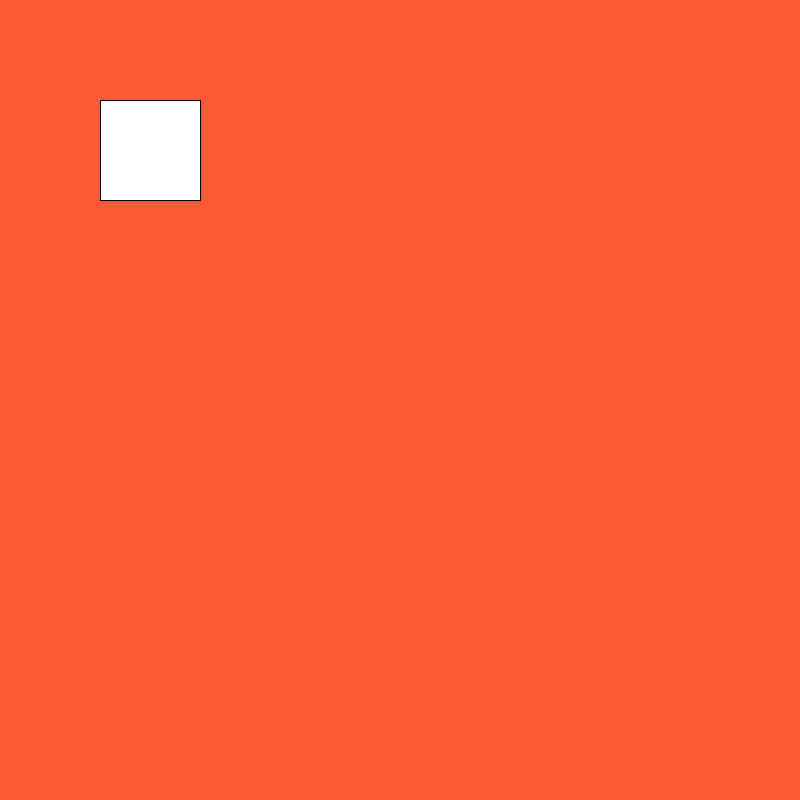
Frame 1 (no input)
Frame 60 (the mouse pressed at the canvas centre just before this capture): identical to frame 1, image omitted
Frame 120 (the mouse held since frame 60 and released just before this capture): identical to frame 1, image omitted

The Processing sketch that drew this single still picture (run headless with seeded random() and noise(); from frame 60 on, the mouse is pressed at the canvas centre):

// Processing sketch: sketch3
// ── sketch3.pde
void setup() {
  size(800, 800);
  background(#FF5A36);
}
int x = 100;
int y = 100;
int w = 100;
int h = 100;
void draw() {
  background(#FF5A36);
  rect(x, y, w, h);
}

void keyPressed() {
  switch(keyCode) {
  case 32: 
    //space
    w += 5;
    h += 5;
    break;
  case 37: 
    //left
    x -= 5;
    break;
  case 38: 
    //up
    y -= 5;
    break;
  case 39: 
    //right
    x += 5;
    break;
  case 40: 
    //down
    y += 5;
    break;
  }
}
